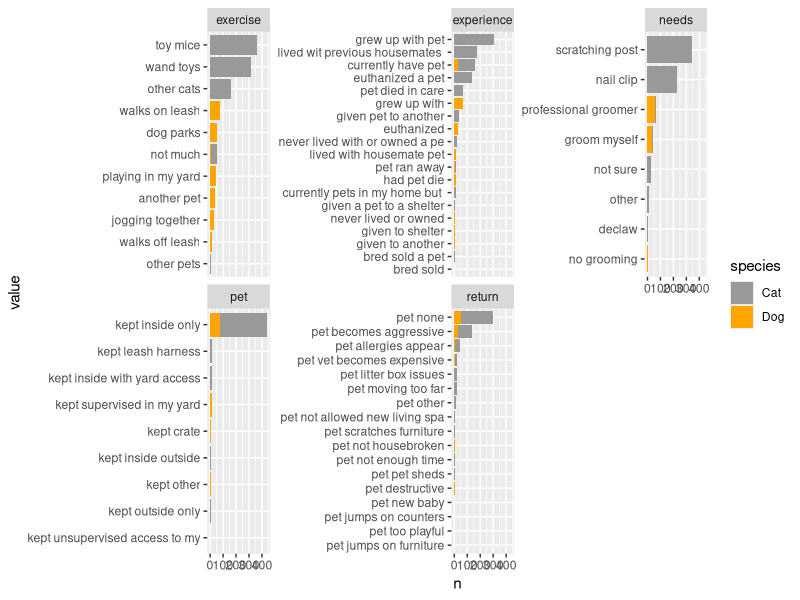

Write the R code that produced this figure.
# script to create master_animal ----

library(tidyverse)

# fix dates = turns "12/31/2018 11:59 AM" to "2018-12-31"
convert_date <-  function(x) {
    mdy_hm(x) %>% as.Date()
}

# base data sets ----
petpoint <-
    read.csv("Data/petpoint.csv") %>%
    select(-c(X, animal_type, markings, dob, 
              STATEFP:INTPTLON)) %>% 
    rename(id = outcome_trello_id) %>% 
    filter(!is.na(id)) %>% 
    filter(species != "Wild Mammal") %>% 
    filter(outcome_type != "Admin Missing") %>% 
    mutate_at(vars(matches("date")), funs(convert_date)) %>% 
    mutate(wait_days = as.integer(difftime(release_date, intake_date, units = "days")),
           wday_intake = wday(intake_date, abbr = TRUE, label = TRUE))

actions_wide <-
    read.csv("Data/processed_data/actions_wide.csv")

apps <-
    read.csv("Data/processed_data/all_apps.csv") %>% 
    select(-c(STATEFP:ZIP)) %>% 
    rename(id = outcome_trello_id) %>% 
    filter(!is.na(id)) %>% 
    mutate(date_submitted = mdy(date_submitted)) %>% 
    mutate_at(vars(contains("alone")),
              funs(as.integer(str_extract(., "\\d+")))) %>% 
    mutate_at(vars(contains("budget")),
              funs(as.integer(str_replace_all(., "[,\\-\\$\\(\\)]|\\..*", ""))))

# function to create indicator columns ----
convert_to_ind <- function(df, field){
    df %>% 
        mutate_(var = field) %>% 
        distinct(id, var) %>% 
        unnest(split = str_split(var, ",")) %>%
        select(-var) %>% 
        filter(!is.na(split)) %>% 
        mutate(n = 1,
               split = 
                   str_replace_all(split, "-", ".") %>% 
                   paste0(field, "_", ., "_ind")) %>%
        distinct() %>% 
        spread(split, n, fill = 0)
}

# demo of difference
apps %>% distinct(id, needs) %>% head()
convert_to_ind(apps, "needs") %>% head()

# apps + new indicator fields
all_indicators <-
    apps %>% 
    distinct(id) %>% 
    left_join(convert_to_ind(apps, "experience")) %>% 
    left_join(convert_to_ind(apps, "pet_kept")) %>% 
    left_join(convert_to_ind(apps, "exercise")) %>% 
    left_join(convert_to_ind(apps, "needs")) %>% 
    left_join(convert_to_ind(apps, "return_pet"))

# master dataset for animal trajectory group ----
master_animal <-
    petpoint %>% 
    left_join(actions_wide) %>% 
    left_join(apps) %>% # has a few dupes
    left_join(all_indicators)

# analysis of all field values ---- 
# suggest fields be collapsed (ex. grew up w/pet has diff wording btw cat & dog apps)
indicator_summary <-
    master_animal %>% 
    select(species, ends_with("_ind")) %>% 
    group_by(species) %>% 
    summarise_all(sum, na.rm = T) %>% 
    ungroup() %>% 
    gather(name, n, -species ) %>% 
    mutate(field = str_extract(name, "[^_]+"),
           value = str_replace_all(name, paste0(field,"_|_ind"), ""),
           value = str_replace_all(value, "[\\._]", " "),
           value = fct_reorder(str_sub(value, 1, 30), n))

ggplot(indicator_summary, aes(value, n, fill = species)) +
    geom_col() +
    facet_wrap(~field, scales = "free_y") +
    scale_fill_manual(values = c("grey60", "orange")) +
    coord_flip()
